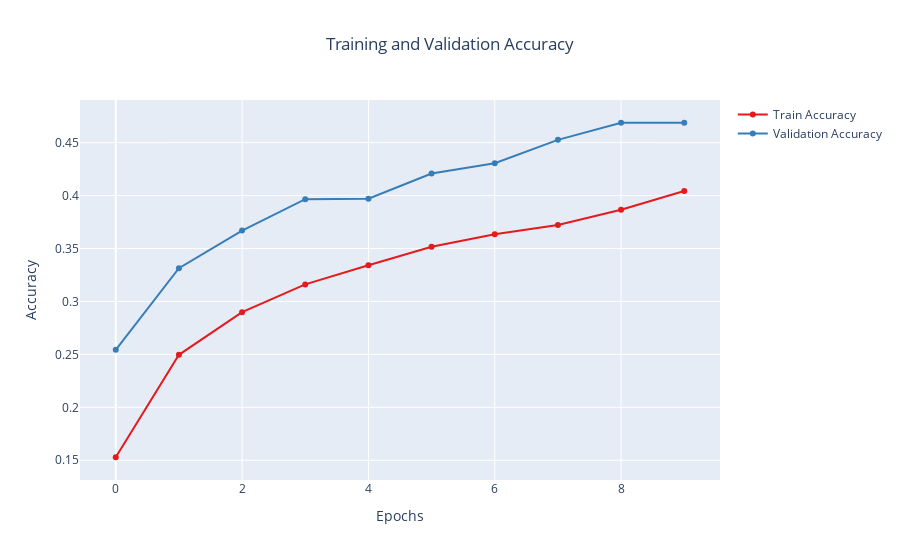
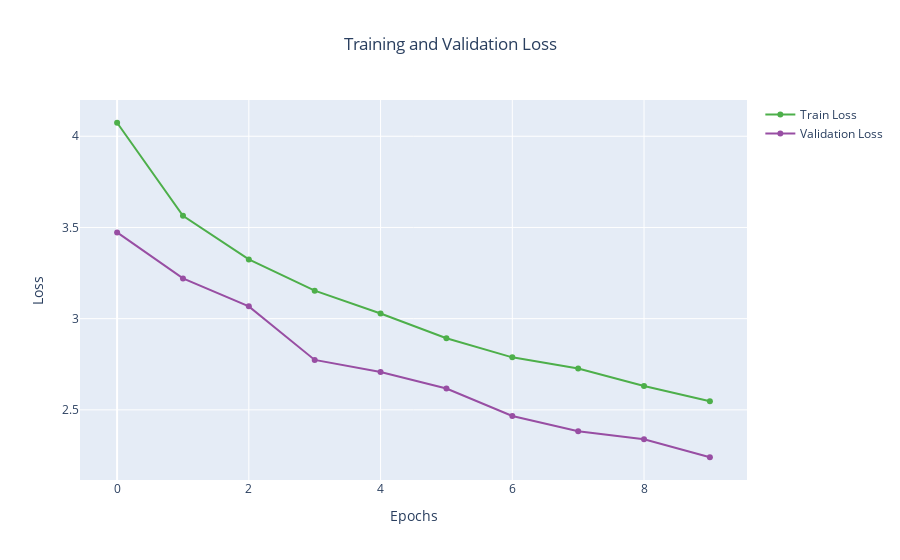

The notebook cell these images were saved under, in order:
### Markdown cell above
## Plot Training and Validation Performance

### Code cell
import plotly.graph_objects as go
import plotly.express as px

# Defining a color-blind-friendly color palette
colors = px.colors.qualitative.Set1  

# Create 2D plot for Training and Validation Accuracy
fig1 = go.Figure()

# Add training accuracy trace
fig1.add_trace(go.Scatter(
    x=list(range(len(history.history['accuracy']))),
    y=history.history['accuracy'],
    mode='lines+markers',
    name='Train Accuracy',
    line=dict(color=colors[0], width=2),
    marker=dict(size=6)
))

# Add validation accuracy trace
fig1.add_trace(go.Scatter(
    x=list(range(len(history.history['val_accuracy']))),
    y=history.history['val_accuracy'],
    mode='lines+markers',
    name='Validation Accuracy',
    line=dict(color=colors[1], width=2),
    marker=dict(size=6)
))

# Set titles and axis labels
fig1.update_layout(
    title="Training and Validation Accuracy",
    title_x=0.5,
    title_xanchor='center',
    xaxis_title='Epochs',
    yaxis_title='Accuracy',
    showlegend=True
)

# Create 2D plot for Training and Validation Loss
fig2 = go.Figure()

# Add training loss trace
fig2.add_trace(go.Scatter(
    x=list(range(len(history.history['loss']))),
    y=history.history['loss'],
    mode='lines+markers',
    name='Train Loss',
    line=dict(color=colors[2], width=2),
    marker=dict(size=6)
))

# Add validation loss trace
fig2.add_trace(go.Scatter(
    x=list(range(len(history.history['val_loss']))),
    y=history.history['val_loss'],
    mode='lines+markers',
    name='Validation Loss',
    line=dict(color=colors[3], width=2),
    marker=dict(size=6)
))

# Set titles and axis labels
fig2.update_layout(
    title="Training and Validation Loss",
    title_x=0.5,
    title_xanchor='center',
    xaxis_title='Epochs',
    yaxis_title='Loss',
    showlegend=True
)

# Show both plots
fig1.show()
fig2.show()

### Figure 1 — Plotly figure (JSON) as saved in the notebook; plotly's stock layout.template omitted (floating-point values rounded to 4 significant figures)
{"data": [{"line": {"color": "rgb(228,26,28)", "width": 2}, "marker": {"size": 6}, "mode": "lines+markers", "name": "Train Accuracy", "type": "scatter", "x": [0, 1, 2, 3, 4, 5, 6, 7, 8, 9], "y": [0.1529, 0.2496, 0.2899, 0.3161, 0.3342, 0.3517, 0.3634, 0.3722, 0.3866, 0.4042]}, {"line": {"color": "rgb(55,126,184)", "width": 2}, "marker": {"size": 6}, "mode": "lines+markers", "name": "Validation Accuracy", "type": "scatter", "x": [0, 1, 2, 3, 4, 5, 6, 7, 8, 9], "y": [0.2543, 0.3314, 0.3669, 0.3966, 0.3971, 0.4208, 0.4305, 0.4526, 0.4688, 0.4688]}], "layout": {"autosize": true, "showlegend": true, "title": {"text": "Training and Validation Accuracy", "x": 0.5, "xanchor": "center"}, "xaxis": {"autorange": true, "range": [-0.5508, 9.551], "title": {"text": "Epochs"}, "type": "linear"}, "yaxis": {"autorange": true, "range": [0.1268, 0.4948], "title": {"text": "Accuracy"}, "type": "linear"}}}

### Figure 2 — Plotly figure (JSON) as saved in the notebook; plotly's stock layout.template omitted (floating-point values rounded to 4 significant figures)
{"data": [{"line": {"color": "rgb(77,175,74)", "width": 2}, "marker": {"size": 6}, "mode": "lines+markers", "name": "Train Loss", "type": "scatter", "x": [0, 1, 2, 3, 4, 5, 6, 7, 8, 9], "y": [4.074, 3.564, 3.325, 3.153, 3.028, 2.893, 2.788, 2.726, 2.631, 2.547]}, {"line": {"color": "rgb(152,78,163)", "width": 2}, "marker": {"size": 6}, "mode": "lines+markers", "name": "Validation Loss", "type": "scatter", "x": [0, 1, 2, 3, 4, 5, 6, 7, 8, 9], "y": [3.473, 3.221, 3.067, 2.774, 2.708, 2.617, 2.466, 2.383, 2.339, 2.24]}], "layout": {"autosize": true, "showlegend": true, "title": {"text": "Training and Validation Loss", "x": 0.5, "xanchor": "center"}, "xaxis": {"autorange": true, "range": [-0.5492, 9.549], "title": {"text": "Epochs"}, "type": "linear"}, "yaxis": {"autorange": true, "range": [2.089, 4.225], "title": {"text": "Loss"}, "type": "linear"}}}
